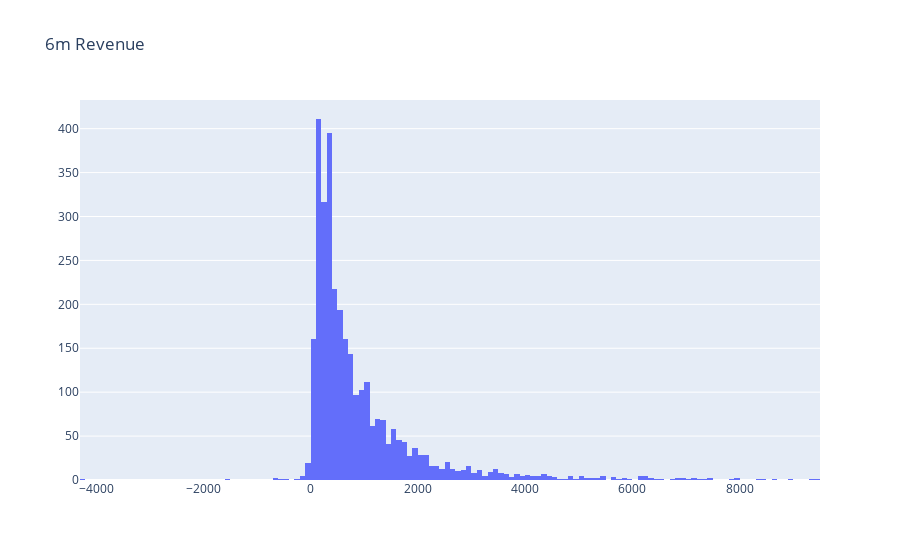

Notebook code for this chart:
### Code cell
#plot LTV histogram
plot_data = [
    go.Histogram(
        x=tx_user_6m.query('m6_Revenue < 10000')['m6_Revenue']
    )
]

plot_layout = go.Layout(
        title='6m Revenue'
    )
fig = go.Figure(data=plot_data, layout=plot_layout)
plotly.offline.iplot(fig)

### Figure 1 — Plotly figure (JSON) as saved in the notebook; plotly's stock layout.template omitted (floating-point values rounded to 4 significant figures; data arrays with more than 128 entries replaced by an {"elided": "..."} marker saying what was removed)
{"data": [{"x": {"elided": "3131 float values"}, "type": "histogram"}], "layout": {"title": {"text": "6m Revenue"}}}
